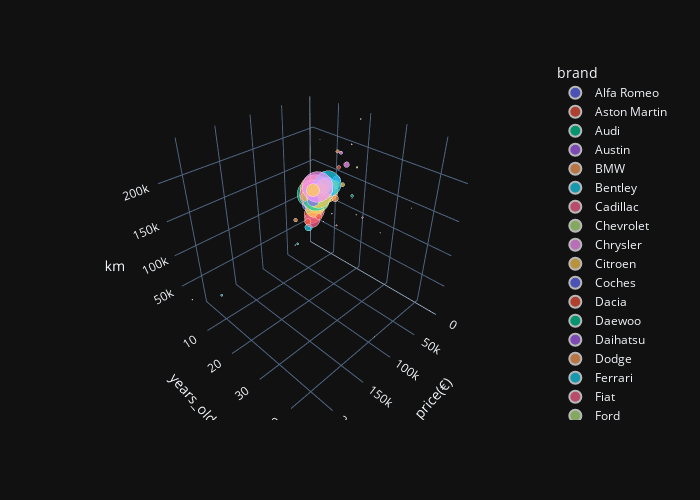

Notebook cell for this chart:
### Code cell
fig = px.scatter_3d(df_brands, x="price(€)", y="years_old", z="km", 
                    color="brand", 
                    size="number_cars",
                    size_max =30,
                    hover_name="brand",
                    hover_data=["percentage_professional", "horse_power"],
                    template="plotly_dark",
                    width=700, height=500
                   ) 
fig.show()

### Figure 1 — Plotly figure (JSON) as saved in the notebook; plotly's stock layout.template omitted (floating-point values rounded to 4 significant figures)
{"data": [{"customdata": [[0.7511, 150]], "hovertemplate": "<b>%{hovertext}</b><br><br>brand=Alfa Romeo<br>price(€)=%{x}<br>years_old=%{y}<br>km=%{z}<br>number_cars=%{marker.size}<br>percentage_professional=%{customdata[0]}<br>horse_power=%{customdata[1]}<extra></extra>", "hovertext": ["Alfa Romeo"], "legendgroup": "Alfa Romeo", "marker": {"color": "#636efa", "size": [225], "sizemode": "area", "sizeref": 4.056, "symbol": "circle"}, "mode": "markers", "name": "Alfa Romeo", "scene": "scene", "showlegend": true, "type": "scatter3d", "x": [4990], "y": [12], "z": [142000]}, {"customdata": [[1, 436]], "hovertemplate": "<b>%{hovertext}</b><br><br>brand=Aston Martin<br>price(€)=%{x}<br>years_old=%{y}<br>km=%{z}<br>number_cars=%{marker.size}<br>percentage_professional=%{customdata[0]}<br>horse_power=%{customdata[1]}<extra></extra>", "hovertext": ["Aston Martin"], "legendgroup": "Aston Martin", "marker": {"color": "#EF553B", "size": [5], "sizemode": "area", "sizeref": 4.056, "symbol": "circle"}, "mode": "markers", "name": "Aston Martin", "scene": "scene", "showlegend": true, "type": "scatter3d", "x": [79990], "y": [11], "z": [64500]}, {"customdata": [[0.829, 150]], "hovertemplate": "<b>%{hovertext}</b><br><br>brand=Audi<br>price(€)=%{x}<br>years_old=%{y}<br>km=%{z}<br>number_cars=%{marker.size}<br>percentage_professional=%{customdata[0]}<br>horse_power=%{customdata[1]}<extra></extra>", "hovertext": ["Audi"], "legendgroup": "Audi", "marker": {"color": "#00cc96", "size": [3222], "sizemode": "area", "sizeref": 4.056, "symbol": "circle"}, "mode": "markers", "name": "Audi", "scene": "scene", "showlegend": true, "type": "scatter3d", "x": [17990], "y": [5], "z": [109519]}, {"customdata": [[1, 30]], "hovertemplate": "<b>%{hovertext}</b><br><br>brand=Austin<br>price(€)=%{x}<br>years_old=%{y}<br>km=%{z}<br>number_cars=%{marker.size}<br>percentage_professional=%{customdata[0]}<br>horse_power=%{customdata[1]}<extra></extra>", "hovertext": ["Austin"], "legendgroup": "Austin", "marker": {"color": "#ab63fa", "size": [1], "sizemode": "area", "sizeref": 4.056, "symbol": "circle"}, "mode": "markers", "name": "Austin", "scene": "scene", "showlegend": true, "type": "scatter3d", "x": [6495], "y": [45], "z": [10000]}, {"customdata": [[0.7977, 177]], "hovertemplate": "<b>%{hovertext}</b><br><br>brand=BMW<br>price(€)=%{x}<br>years_old=%{y}<br>km=%{z}<br>number_cars=%{marker.size}<br>percentage_professional=%{customdata[0]}<br>horse_power=%{customdata[1]}<extra></extra>", "hovertext": ["BMW"], "legendgroup": "BMW", "marker": {"color": "#FFA15A", "size": [3371], "sizemode": "area", "sizeref": 4.056, "symbol": "circle"}, "mode": "markers", "name": "BMW", "scene": "scene", "showlegend": true, "type": "scatter3d", "x": [16800], "y": [6], "z": [119000]}, {"customdata": [[0.7778, 555]], "hovertemplate": "<b>%{hovertext}</b><br><br>brand=Bentley<br>price(€)=%{x}<br>years_old=%{y}<br>km=%{z}<br>number_cars=%{marker.size}<br>percentage_professional=%{customdata[0]}<br>horse_power=%{customdata[1]}<extra></extra>", "hovertext": ["Bentley"], "legendgroup": "Bentley", "marker": {"color": "#19d3f3", "size": [18], "sizemode": "area", "sizeref": 4.056, "symbol": "circle"}, "mode": "markers", "name": "Bentley", "scene": "scene", "showlegend": true, "type": "scatter3d", "x": [73200], "y": [10.5], "z": [61687]}, {"customdata": [[0.9, 218]], "hovertemplate": "<b>%{hovertext}</b><br><br>brand=Cadillac<br>price(€)=%{x}<br>years_old=%{y}<br>km=%{z}<br>number_cars=%{marker.size}<br>percentage_professional=%{customdata[0]}<br>horse_power=%{customdata[1]}<extra></extra>", "hovertext": ["Cadillac"], "legendgroup": "Cadillac", "marker": {"color": "#FF6692", "size": [10], "sizemode": "area", "sizeref": 4.056, "symbol": "circle"}, "mode": "markers", "name": "Cadillac", "scene": "scene", "showlegend": true, "type": "scatter3d", "x": [8500], "y": [22], "z": [104000]}, {"customdata": [[0.7665, 124]], "hovertemplate": "<b>%{hovertext}</b><br><br>brand=Chevrolet<br>price(€)=%{x}<br>years_old=%{y}<br>km=%{z}<br>number_cars=%{marker.size}<br>percentage_professional=%{customdata[0]}<br>horse_power=%{customdata[1]}<extra></extra>", "hovertext": ["Chevrolet"], "legendgroup": "Chevrolet", "marker": {"color": "#B6E880", "size": [197], "sizemode": "area", "sizeref": 4.056, "symbol": "circle"}, "mode": "markers", "name": "Chevrolet", "scene": "scene", "showlegend": true, "type": "scatter3d", "x": [4500], "y": [10], "z": [127705]}, {"customdata": [[0.6917, 150]], "hovertemplate": "<b>%{hovertext}</b><br><br>brand=Chrysler<br>price(€)=%{x}<br>years_old=%{y}<br>km=%{z}<br>number_cars=%{marker.size}<br>percentage_professional=%{customdata[0]}<br>horse_power=%{customdata[1]}<extra></extra>", "hovertext": ["Chrysler"], "legendgroup": "Chrysler", "marker": {"color": "#FF97FF", "size": [120], "sizemode": "area", "sizeref": 4.056, "symbol": "circle"}, "mode": "markers", "name": "Chrysler", "scene": "scene", "showlegend": true, "type": "scatter3d", "x": [3900], "y": [15], "z": [170000]}, {"customdata": [[0.8205, 102]], "hovertemplate": "<b>%{hovertext}</b><br><br>brand=Citroen<br>price(€)=%{x}<br>years_old=%{y}<br>km=%{z}<br>number_cars=%{marker.size}<br>percentage_professional=%{customdata[0]}<br>horse_power=%{customdata[1]}<extra></extra>", "hovertext": ["Citroen"], "legendgroup": "Citroen", "marker": {"color": "#FECB52", "size": [2685], "sizemode": "area", "sizeref": 4.056, "symbol": "circle"}, "mode": "markers", "name": "Citroen", "scene": "scene", "showlegend": true, "type": "scatter3d", "x": [6500], "y": [8], "z": [118000]}, {"customdata": [[1, 115]], "hovertemplate": "<b>%{hovertext}</b><br><br>brand=Coches<br>price(€)=%{x}<br>years_old=%{y}<br>km=%{z}<br>number_cars=%{marker.size}<br>percentage_professional=%{customdata[0]}<br>horse_power=%{customdata[1]}<extra></extra>", "hovertext": ["Coches"], "legendgroup": "Coches", "marker": {"color": "#636efa", "size": [1], "sizemode": "area", "sizeref": 4.056, "symbol": "circle"}, "mode": "markers", "name": "Coches", "scene": "scene", "showlegend": true, "type": "scatter3d", "x": [1100], "y": [17], "z": [120000]}, {"customdata": [[0.9031, 90]], "hovertemplate": "<b>%{hovertext}</b><br><br>brand=Dacia<br>price(€)=%{x}<br>years_old=%{y}<br>km=%{z}<br>number_cars=%{marker.size}<br>percentage_professional=%{customdata[0]}<br>horse_power=%{customdata[1]}<extra></extra>", "hovertext": ["Dacia"], "legendgroup": "Dacia", "marker": {"color": "#EF553B", "size": [289], "sizemode": "area", "sizeref": 4.056, "symbol": "circle"}, "mode": "markers", "name": "Dacia", "scene": "scene", "showlegend": true, "type": "scatter3d", "x": [7990], "y": [4], "z": [67471]}, {"customdata": [[0.625, 84]], "hovertemplate": "<b>%{hovertext}</b><br><br>brand=Daewoo<br>price(€)=%{x}<br>years_old=%{y}<br>km=%{z}<br>number_cars=%{marker.size}<br>percentage_professional=%{customdata[0]}<br>horse_power=%{customdata[1]}<extra></extra>", "hovertext": ["Daewoo"], "legendgroup": "Daewoo", "marker": {"color": "#00cc96", "size": [32], "sizemode": "area", "sizeref": 4.056, "symbol": "circle"}, "mode": "markers", "name": "Daewoo", "scene": "scene", "showlegend": true, "type": "scatter3d", "x": [1270], "y": [17], "z": [125000]}, {"customdata": [[0.5, 89]], "hovertemplate": "<b>%{hovertext}</b><br><br>brand=Daihatsu<br>price(€)=%{x}<br>years_old=%{y}<br>km=%{z}<br>number_cars=%{marker.size}<br>percentage_professional=%{customdata[0]}<br>horse_power=%{customdata[1]}<extra></extra>", "hovertext": ["Daihatsu"], "legendgroup": "Daihatsu", "marker": {"color": "#ab63fa", "size": [2], "sizemode": "area", "sizeref": 4.056, "symbol": "circle"}, "mode": "markers", "name": "Daihatsu", "scene": "scene", "showlegend": true, "type": "scatter3d", "x": [3598.0], "y": [12.5], "z": [136500]}, {"customdata": [[0.7143, 140]], "hovertemplate": "<b>%{hovertext}</b><br><br>brand=Dodge<br>price(€)=%{x}<br>years_old=%{y}<br>km=%{z}<br>number_cars=%{marker.size}<br>percentage_professional=%{customdata[0]}<br>horse_power=%{customdata[1]}<extra></extra>", "hovertext": ["Dodge"], "legendgroup": "Dodge", "marker": {"color": "#FFA15A", "size": [42], "sizemode": "area", "sizeref": 4.056, "symbol": "circle"}, "mode": "markers", "name": "Dodge", "scene": "scene", "showlegend": true, "type": "scatter3d", "x": [4900], "y": [12], "z": [184500]}, {"customdata": [[0.9375, 585]], "hovertemplate": "<b>%{hovertext}</b><br><br>brand=Ferrari<br>price(€)=%{x}<br>years_old=%{y}<br>km=%{z}<br>number_cars=%{marker.size}<br>percentage_professional=%{customdata[0]}<br>horse_power=%{customdata[1]}<extra></extra>", "hovertext": ["Ferrari"], "legendgroup": "Ferrari", "marker": {"color": "#19d3f3", "size": [16], "sizemode": "area", "sizeref": 4.056, "symbol": "circle"}, "mode": "markers", "name": "Ferrari", "scene": "scene", "showlegend": true, "type": "scatter3d", "x": [189725], "y": [6], "z": [24505]}, {"customdata": [[0.8379, 85]], "hovertemplate": "<b>%{hovertext}</b><br><br>brand=Fiat<br>price(€)=%{x}<br>years_old=%{y}<br>km=%{z}<br>number_cars=%{marker.size}<br>percentage_professional=%{customdata[0]}<br>horse_power=%{customdata[1]}<extra></extra>", "hovertext": ["Fiat"], "legendgroup": "Fiat", "marker": {"color": "#FF6692", "size": [944], "sizemode": "area", "sizeref": 4.056, "symbol": "circle"}, "mode": "markers", "name": "Fiat", "scene": "scene", "showlegend": true, "type": "scatter3d", "x": [7400], "y": [5], "z": [74859]}, {"customdata": [[0.8424, 120]], "hovertemplate": "<b>%{hovertext}</b><br><br>brand=Ford<br>price(€)=%{x}<br>years_old=%{y}<br>km=%{z}<br>number_cars=%{marker.size}<br>percentage_professional=%{customdata[0]}<br>horse_power=%{customdata[1]}<extra></extra>", "hovertext": ["Ford"], "legendgroup": "Ford", "marker": {"color": "#B6E880", "size": [2761], "sizemode": "area", "sizeref": 4.056, "symbol": "circle"}, "mode": "markers", "name": "Ford", "scene": "scene", "showlegend": true, "type": "scatter3d", "x": [8880], "y": [5], "z": [95515]}, {"customdata": [[0.5, 117.5]], "hovertemplate": "<b>%{hovertext}</b><br><br>brand=Galloper<br>price(€)=%{x}<br>years_old=%{y}<br>km=%{z}<br>number_cars=%{marker.size}<br>percentage_professional=%{customdata[0]}<br>horse_power=%{customdata[1]}<extra></extra>", "hovertext": ["Galloper"], "legendgroup": "Galloper", "marker": {"color": "#FF97FF", "size": [4], "sizemode": "area", "sizeref": 4.056, "symbol": "circle"}, "mode": "markers", "name": "Galloper", "scene": "scene", "showlegend": true, "type": "scatter3d", "x": [3250.0], "y": [18.5], "z": [237743]}, {"customdata": [[0.7376, 140]], "hovertemplate": "<b>%{hovertext}</b><br><br>brand=Honda<br>price(€)=%{x}<br>years_old=%{y}<br>km=%{z}<br>number_cars=%{marker.size}<br>percentage_professional=%{customdata[0]}<br>horse_power=%{customdata[1]}<extra></extra>", "hovertext": ["Honda"], "legendgroup": "Honda", "marker": {"color": "#FECB52", "size": [282], "sizemode": "area", "sizeref": 4.056, "symbol": "circle"}, "mode": "markers", "name": "Honda", "scene": "scene", "showlegend": true, "type": "scatter3d", "x": [7498.0], "y": [12], "z": [134900]}, {"customdata": [[0.75, 287]], "hovertemplate": "<b>%{hovertext}</b><br><br>brand=Hummer<br>price(€)=%{x}<br>years_old=%{y}<br>km=%{z}<br>number_cars=%{marker.size}<br>percentage_professional=%{customdata[0]}<br>horse_power=%{customdata[1]}<extra></extra>", "hovertext": ["Hummer"], "legendgroup": "Hummer", "marker": {"color": "#636efa", "size": [4], "sizemode": "area", "sizeref": 4.056, "symbol": "circle"}, "mode": "markers", "name": "Hummer", "scene": "scene", "showlegend": true, "type": "scatter3d", "x": [18250.0], "y": [13], "z": [94000]}, {"customdata": [[0.9174, 115]], "hovertemplate": "<b>%{hovertext}</b><br><br>brand=Hyundai<br>price(€)=%{x}<br>years_old=%{y}<br>km=%{z}<br>number_cars=%{marker.size}<br>percentage_professional=%{customdata[0]}<br>horse_power=%{customdata[1]}<extra></extra>", "hovertext": ["Hyundai"], "legendgroup": "Hyundai", "marker": {"color": "#EF553B", "size": [1089], "sizemode": "area", "sizeref": 4.056, "symbol": "circle"}, "mode": "markers", "name": "Hyundai", "scene": "scene", "showlegend": true, "type": "scatter3d", "x": [10800], "y": [4], "z": [67362]}, {"customdata": [[0.9765, 170]], "hovertemplate": "<b>%{hovertext}</b><br><br>brand=Infiniti<br>price(€)=%{x}<br>years_old=%{y}<br>km=%{z}<br>number_cars=%{marker.size}<br>percentage_professional=%{customdata[0]}<br>horse_power=%{customdata[1]}<extra></extra>", "hovertext": ["Infiniti"], "legendgroup": "Infiniti", "marker": {"color": "#00cc96", "size": [85], "sizemode": "area", "sizeref": 4.056, "symbol": "circle"}, "mode": "markers", "name": "Infiniti", "scene": "scene", "showlegend": true, "type": "scatter3d", "x": [17980], "y": [4], "z": [76200]}, {"customdata": [[1, 163]], "hovertemplate": "<b>%{hovertext}</b><br><br>brand=Isuzu<br>price(€)=%{x}<br>years_old=%{y}<br>km=%{z}<br>number_cars=%{marker.size}<br>percentage_professional=%{customdata[0]}<br>horse_power=%{customdata[1]}<extra></extra>", "hovertext": ["Isuzu"], "legendgroup": "Isuzu", "marker": {"color": "#ab63fa", "size": [1], "sizemode": "area", "sizeref": 4.056, "symbol": "circle"}, "mode": "markers", "name": "Isuzu", "scene": "scene", "showlegend": true, "type": "scatter3d", "x": [16819], "y": [8], "z": [198327]}, {"customdata": [[0.8361, 180]], "hovertemplate": "<b>%{hovertext}</b><br><br>brand=Jaguar<br>price(€)=%{x}<br>years_old=%{y}<br>km=%{z}<br>number_cars=%{marker.size}<br>percentage_professional=%{customdata[0]}<br>horse_power=%{customdata[1]}<extra></extra>", "hovertext": ["Jaguar"], "legendgroup": "Jaguar", "marker": {"color": "#FFA15A", "size": [305], "sizemode": "area", "sizeref": 4.056, "symbol": "circle"}, "mode": "markers", "name": "Jaguar", "scene": "scene", "showlegend": true, "type": "scatter3d", "x": [21900], "y": [4], "z": [93397]}, {"customdata": [[0.8447, 140]], "hovertemplate": "<b>%{hovertext}</b><br><br>brand=Jeep<br>price(€)=%{x}<br>years_old=%{y}<br>km=%{z}<br>number_cars=%{marker.size}<br>percentage_professional=%{customdata[0]}<br>horse_power=%{customdata[1]}<extra></extra>", "hovertext": ["Jeep"], "legendgroup": "Jeep", "marker": {"color": "#19d3f3", "size": [206], "sizemode": "area", "sizeref": 4.056, "symbol": "circle"}, "mode": "markers", "name": "Jeep", "scene": "scene", "showlegend": true, "type": "scatter3d", "x": [18763], "y": [4], "z": [47700]}, {"customdata": [[0.9124, 115]], "hovertemplate": "<b>%{hovertext}</b><br><br>brand=Kia<br>price(€)=%{x}<br>years_old=%{y}<br>km=%{z}<br>number_cars=%{marker.size}<br>percentage_professional=%{customdata[0]}<br>horse_power=%{customdata[1]}<extra></extra>", "hovertext": ["Kia"], "legendgroup": "Kia", "marker": {"color": "#FF6692", "size": [913], "sizemode": "area", "sizeref": 4.056, "symbol": "circle"}, "mode": "markers", "name": "Kia", "scene": "scene", "showlegend": true, "type": "scatter3d", "x": [11200], "y": [4], "z": [58581]}, {"customdata": [[0.25, 85]], "hovertemplate": "<b>%{hovertext}</b><br><br>brand=Lada<br>price(€)=%{x}<br>years_old=%{y}<br>km=%{z}<br>number_cars=%{marker.size}<br>percentage_professional=%{customdata[0]}<br>horse_power=%{customdata[1]}<extra></extra>", "hovertext": ["Lada"], "legendgroup": "Lada", "marker": {"color": "#B6E880", "size": [4], "sizemode": "area", "sizeref": 4.056, "symbol": "circle"}, "mode": "markers", "name": "Lada", "scene": "scene", "showlegend": true, "type": "scatter3d", "x": [2650], "y": [19], "z": [99000]}, {"customdata": [[1, 630]], "hovertemplate": "<b>%{hovertext}</b><br><br>brand=Lamborghini<br>price(€)=%{x}<br>years_old=%{y}<br>km=%{z}<br>number_cars=%{marker.size}<br>percentage_professional=%{customdata[0]}<br>horse_power=%{customdata[1]}<extra></extra>", "hovertext": ["Lamborghini"], "legendgroup": "Lamborghini", "marker": {"color": "#FF97FF", "size": [4], "sizemode": "area", "sizeref": 4.056, "symbol": "circle"}, "mode": "markers", "name": "Lamborghini", "scene": "scene", "showlegend": true, "type": "scatter3d", "x": [222500], "y": [2.5], "z": [26500]}, {"customdata": [[0.7353, 115]], "hovertemplate": "<b>%{hovertext}</b><br><br>brand=Lancia<br>price(€)=%{x}<br>years_old=%{y}<br>km=%{z}<br>number_cars=%{marker.size}<br>percentage_professional=%{customdata[0]}<br>horse_power=%{customdata[1]}<extra></extra>", "hovertext": ["Lancia"], "legendgroup": "Lancia", "marker": {"color": "#FECB52", "size": [68], "sizemode": "area", "sizeref": 4.056, "symbol": "circle"}, "mode": "markers", "name": "Lancia", "scene": "scene", "showlegend": true, "type": "scatter3d", "x": [4000], "y": [14], "z": [137500]}, {"customdata": [[0.8901, 160]], "hovertemplate": "<b>%{hovertext}</b><br><br>brand=Land-Rover<br>price(€)=%{x}<br>years_old=%{y}<br>km=%{z}<br>number_cars=%{marker.size}<br>percentage_professional=%{customdata[0]}<br>horse_power=%{customdata[1]}<extra></extra>", "hovertext": ["Land-Rover"], "legendgroup": "Land-Rover", "marker": {"color": "#636efa", "size": [455], "sizemode": "area", "sizeref": 4.056, "symbol": "circle"}, "mode": "markers", "name": "Land-Rover", "scene": "scene", "showlegend": true, "type": "scatter3d", "x": [24900], "y": [5], "z": [93000]}, {"customdata": [[0.8269, 177]], "hovertemplate": "<b>%{hovertext}</b><br><br>brand=Lexus<br>price(€)=%{x}<br>years_old=%{y}<br>km=%{z}<br>number_cars=%{marker.size}<br>percentage_professional=%{customdata[0]}<br>horse_power=%{customdata[1]}<extra></extra>", "hovertext": ["Lexus"], "legendgroup": "Lexus", "marker": {"color": "#EF553B", "size": [52], "sizemode": "area", "sizeref": 4.056, "symbol": "circle"}, "mode": "markers", "name": "Lexus", "scene": "scene", "showlegend": true, "type": "scatter3d", "x": [7250], "y": [13], "z": [163600.0]}, {"customdata": [[1, 172.5]], "hovertemplate": "<b>%{hovertext}</b><br><br>brand=Lotus<br>price(€)=%{x}<br>years_old=%{y}<br>km=%{z}<br>number_cars=%{marker.size}<br>percentage_professional=%{customdata[0]}<br>horse_power=%{customdata[1]}<extra></extra>", "hovertext": ["Lotus"], "legendgroup": "Lotus", "marker": {"color": "#00cc96", "size": [2], "sizemode": "area", "sizeref": 4.056, "symbol": "circle"}, "mode": "markers", "name": "Lotus", "scene": "scene", "showlegend": true, "type": "scatter3d", "x": [40945], "y": [14], "z": [93500]}, {"customdata": [[0.4, 113]], "hovertemplate": "<b>%{hovertext}</b><br><br>brand=MG<br>price(€)=%{x}<br>years_old=%{y}<br>km=%{z}<br>number_cars=%{marker.size}<br>percentage_professional=%{customdata[0]}<br>horse_power=%{customdata[1]}<extra></extra>", "hovertext": ["MG"], "legendgroup": "MG", "marker": {"color": "#ab63fa", "size": [5], "sizemode": "area", "sizeref": 4.056, "symbol": "circle"}, "mode": "markers", "name": "MG", "scene": "scene", "showlegend": true, "type": "scatter3d", "x": [1995], "y": [16], "z": [200000]}, {"customdata": [[0.9273, 275]], "hovertemplate": "<b>%{hovertext}</b><br><br>brand=Maserati<br>price(€)=%{x}<br>years_old=%{y}<br>km=%{z}<br>number_cars=%{marker.size}<br>percentage_professional=%{customdata[0]}<br>horse_power=%{customdata[1]}<extra></extra>", "hovertext": ["Maserati"], "legendgroup": "Maserati", "marker": {"color": "#FFA15A", "size": [55], "sizemode": "area", "sizeref": 4.056, "symbol": "circle"}, "mode": "markers", "name": "Maserati", "scene": "scene", "showlegend": true, "type": "scatter3d", "x": [44990], "y": [4], "z": [73363]}, {"customdata": [[0.8656, 143]], "hovertemplate": "<b>%{hovertext}</b><br><br>brand=Mazda<br>price(€)=%{x}<br>years_old=%{y}<br>km=%{z}<br>number_cars=%{marker.size}<br>percentage_professional=%{customdata[0]}<br>horse_power=%{customdata[1]}<extra></extra>", "hovertext": ["Mazda"], "legendgroup": "Mazda", "marker": {"color": "#19d3f3", "size": [387], "sizemode": "area", "sizeref": 4.056, "symbol": "circle"}, "mode": "markers", "name": "Mazda", "scene": "scene", "showlegend": true, "type": "scatter3d", "x": [12056], "y": [5], "z": [96620]}, {"customdata": [[0.8064, 170]], "hovertemplate": "<b>%{hovertext}</b><br><br>brand=Mercedes-Benz<br>price(€)=%{x}<br>years_old=%{y}<br>km=%{z}<br>number_cars=%{marker.size}<br>percentage_professional=%{customdata[0]}<br>horse_power=%{customdata[1]}<extra></extra>", "hovertext": ["Mercedes-Benz"], "legendgroup": "Mercedes-Benz", "marker": {"color": "#FF6692", "size": [3239], "sizemode": "area", "sizeref": 4.056, "symbol": "circle"}, "mode": "markers", "name": "Mercedes-Benz", "scene": "scene", "showlegend": true, "type": "scatter3d", "x": [17990], "y": [6], "z": [110000]}, {"customdata": [[0.8665, 116]], "hovertemplate": "<b>%{hovertext}</b><br><br>brand=Mini<br>price(€)=%{x}<br>years_old=%{y}<br>km=%{z}<br>number_cars=%{marker.size}<br>percentage_professional=%{customdata[0]}<br>horse_power=%{customdata[1]}<extra></extra>", "hovertext": ["Mini"], "legendgroup": "Mini", "marker": {"color": "#B6E880", "size": [562], "sizemode": "area", "sizeref": 4.056, "symbol": "circle"}, "mode": "markers", "name": "Mini", "scene": "scene", "showlegend": true, "type": "scatter3d", "x": [12790], "y": [6], "z": [87048]}, {"customdata": [[0.7992, 140]], "hovertemplate": "<b>%{hovertext}</b><br><br>brand=Mitsubishi<br>price(€)=%{x}<br>years_old=%{y}<br>km=%{z}<br>number_cars=%{marker.size}<br>percentage_professional=%{customdata[0]}<br>horse_power=%{customdata[1]}<extra></extra>", "hovertext": ["Mitsubishi"], "legendgroup": "Mitsubishi", "marker": {"color": "#FF97FF", "size": [239], "sizemode": "area", "sizeref": 4.056, "symbol": "circle"}, "mode": "markers", "name": "Mitsubishi", "scene": "scene", "showlegend": true, "type": "scatter3d", "x": [9990], "y": [10], "z": [138000]}, {"customdata": [[0.8721, 115]], "hovertemplate": "<b>%{hovertext}</b><br><br>brand=Nissan<br>price(€)=%{x}<br>years_old=%{y}<br>km=%{z}<br>number_cars=%{marker.size}<br>percentage_professional=%{customdata[0]}<br>horse_power=%{customdata[1]}<extra></extra>", "hovertext": ["Nissan"], "legendgroup": "Nissan", "marker": {"color": "#FECB52", "size": [1235], "sizemode": "area", "sizeref": 4.056, "symbol": "circle"}, "mode": "markers", "name": "Nissan", "scene": "scene", "showlegend": true, "type": "scatter3d", "x": [11700], "y": [5], "z": [81637]}, {"customdata": [[0.8081, 120]], "hovertemplate": "<b>%{hovertext}</b><br><br>brand=Opel<br>price(€)=%{x}<br>years_old=%{y}<br>km=%{z}<br>number_cars=%{marker.size}<br>percentage_professional=%{customdata[0]}<br>horse_power=%{customdata[1]}<extra></extra>", "hovertext": ["Opel"], "legendgroup": "Opel", "marker": {"color": "#636efa", "size": [2360], "sizemode": "area", "sizeref": 4.056, "symbol": "circle"}, "mode": "markers", "name": "Opel", "scene": "scene", "showlegend": true, "type": "scatter3d", "x": [6999], "y": [7], "z": [115000]}, {"customdata": [[0.9067, 130]], "hovertemplate": "<b>%{hovertext}</b><br><br>brand=Otros coches<br>price(€)=%{x}<br>years_old=%{y}<br>km=%{z}<br>number_cars=%{marker.size}<br>percentage_professional=%{customdata[0]}<br>horse_power=%{customdata[1]}<extra></extra>", "hovertext": ["Otros coches"], "legendgroup": "Otros coches", "marker": {"color": "#EF553B", "size": [150], "sizemode": "area", "sizeref": 4.056, "symbol": "circle"}, "mode": "markers", "name": "Otros coches", "scene": "scene", "showlegend": true, "type": "scatter3d", "x": [14970.0], "y": [3], "z": [53732]}, {"customdata": [[0.844, 112]], "hovertemplate": "<b>%{hovertext}</b><br><br>brand=Peugeot<br>price(€)=%{x}<br>years_old=%{y}<br>km=%{z}<br>number_cars=%{marker.size}<br>percentage_professional=%{customdata[0]}<br>horse_power=%{customdata[1]}<extra></extra>", "hovertext": ["Peugeot"], "legendgroup": "Peugeot", "marker": {"color": "#00cc96", "size": [2955], "sizemode": "area", "sizeref": 4.056, "symbol": "circle"}, "mode": "markers", "name": "Peugeot", "scene": "scene", "showlegend": true, "type": "scatter3d", "x": [8900], "y": [5], "z": [100600]}, {"customdata": [[1, 187.5]], "hovertemplate": "<b>%{hovertext}</b><br><br>brand=Pontiac<br>price(€)=%{x}<br>years_old=%{y}<br>km=%{z}<br>number_cars=%{marker.size}<br>percentage_professional=%{customdata[0]}<br>horse_power=%{customdata[1]}<extra></extra>", "hovertext": ["Pontiac"], "legendgroup": "Pontiac", "marker": {"color": "#ab63fa", "size": [2], "sizemode": "area", "sizeref": 4.056, "symbol": "circle"}, "mode": "markers", "name": "Pontiac", "scene": "scene", "showlegend": true, "type": "scatter3d", "x": [8494.0], "y": [28], "z": [94000]}, {"customdata": [[0.8725, 320]], "hovertemplate": "<b>%{hovertext}</b><br><br>brand=Porsche<br>price(€)=%{x}<br>years_old=%{y}<br>km=%{z}<br>number_cars=%{marker.size}<br>percentage_professional=%{customdata[0]}<br>horse_power=%{customdata[1]}<extra></extra>", "hovertext": ["Porsche"], "legendgroup": "Porsche", "marker": {"color": "#FFA15A", "size": [353], "sizemode": "area", "sizeref": 4.056, "symbol": "circle"}, "mode": "markers", "name": "Porsche", "scene": "scene", "showlegend": true, "type": "scatter3d", "x": [39700], "y": [7], "z": [118441]}, {"customdata": [[0.8095, 110]], "hovertemplate": "<b>%{hovertext}</b><br><br>brand=Renault<br>price(€)=%{x}<br>years_old=%{y}<br>km=%{z}<br>number_cars=%{marker.size}<br>percentage_professional=%{customdata[0]}<br>horse_power=%{customdata[1]}<extra></extra>", "hovertext": ["Renault"], "legendgroup": "Renault", "marker": {"color": "#19d3f3", "size": [2682], "sizemode": "area", "sizeref": 4.056, "symbol": "circle"}, "mode": "markers", "name": "Renault", "scene": "scene", "showlegend": true, "type": "scatter3d", "x": [5992.0], "y": [9], "z": [130000]}, {"customdata": [[1, 292.5]], "hovertemplate": "<b>%{hovertext}</b><br><br>brand=Rolls-Royce<br>price(€)=%{x}<br>years_old=%{y}<br>km=%{z}<br>number_cars=%{marker.size}<br>percentage_professional=%{customdata[0]}<br>horse_power=%{customdata[1]}<extra></extra>", "hovertext": ["Rolls-Royce"], "legendgroup": "Rolls-Royce", "marker": {"color": "#FF6692", "size": [2], "sizemode": "area", "sizeref": 4.056, "symbol": "circle"}, "mode": "markers", "name": "Rolls-Royce", "scene": "scene", "showlegend": true, "type": "scatter3d", "x": [108000], "y": [42.5], "z": [29500]}, {"customdata": [[0.25, 122.5]], "hovertemplate": "<b>%{hovertext}</b><br><br>brand=Rover<br>price(€)=%{x}<br>years_old=%{y}<br>km=%{z}<br>number_cars=%{marker.size}<br>percentage_professional=%{customdata[0]}<br>horse_power=%{customdata[1]}<extra></extra>", "hovertext": ["Rover"], "legendgroup": "Rover", "marker": {"color": "#B6E880", "size": [12], "sizemode": "area", "sizeref": 4.056, "symbol": "circle"}, "mode": "markers", "name": "Rover", "scene": "scene", "showlegend": true, "type": "scatter3d", "x": [1100], "y": [18], "z": [170500]}, {"customdata": [[0.6818, 150]], "hovertemplate": "<b>%{hovertext}</b><br><br>brand=Saab<br>price(€)=%{x}<br>years_old=%{y}<br>km=%{z}<br>number_cars=%{marker.size}<br>percentage_professional=%{customdata[0]}<br>horse_power=%{customdata[1]}<extra></extra>", "hovertext": ["Saab"], "legendgroup": "Saab", "marker": {"color": "#FF97FF", "size": [44], "sizemode": "area", "sizeref": 4.056, "symbol": "circle"}, "mode": "markers", "name": "Saab", "scene": "scene", "showlegend": true, "type": "scatter3d", "x": [3900], "y": [13], "z": [184000]}, {"customdata": [[0.8058, 110]], "hovertemplate": "<b>%{hovertext}</b><br><br>brand=Seat<br>price(€)=%{x}<br>years_old=%{y}<br>km=%{z}<br>number_cars=%{marker.size}<br>percentage_professional=%{customdata[0]}<br>horse_power=%{customdata[1]}<extra></extra>", "hovertext": ["Seat"], "legendgroup": "Seat", "marker": {"color": "#FECB52", "size": [2415], "sizemode": "area", "sizeref": 4.056, "symbol": "circle"}, "mode": "markers", "name": "Seat", "scene": "scene", "showlegend": true, "type": "scatter3d", "x": [8200], "y": [6], "z": [104680]}, {"customdata": [[0.8552, 110]], "hovertemplate": "<b>%{hovertext}</b><br><br>brand=Skoda<br>price(€)=%{x}<br>years_old=%{y}<br>km=%{z}<br>number_cars=%{marker.size}<br>percentage_professional=%{customdata[0]}<br>horse_power=%{customdata[1]}<extra></extra>", "hovertext": ["Skoda"], "legendgroup": "Skoda", "marker": {"color": "#636efa", "size": [525], "sizemode": "area", "sizeref": 4.056, "symbol": "circle"}, "mode": "markers", "name": "Skoda", "scene": "scene", "showlegend": true, "type": "scatter3d", "x": [8990], "y": [4], "z": [92131]}, {"customdata": [[0.8356, 71]], "hovertemplate": "<b>%{hovertext}</b><br><br>brand=Smart<br>price(€)=%{x}<br>years_old=%{y}<br>km=%{z}<br>number_cars=%{marker.size}<br>percentage_professional=%{customdata[0]}<br>horse_power=%{customdata[1]}<extra></extra>", "hovertext": ["Smart"], "legendgroup": "Smart", "marker": {"color": "#EF553B", "size": [146], "sizemode": "area", "sizeref": 4.056, "symbol": "circle"}, "mode": "markers", "name": "Smart", "scene": "scene", "showlegend": true, "type": "scatter3d", "x": [6838.0], "y": [6], "z": [66500]}, {"customdata": [[0.8841, 165]], "hovertemplate": "<b>%{hovertext}</b><br><br>brand=Ssangyong<br>price(€)=%{x}<br>years_old=%{y}<br>km=%{z}<br>number_cars=%{marker.size}<br>percentage_professional=%{customdata[0]}<br>horse_power=%{customdata[1]}<extra></extra>", "hovertext": ["Ssangyong"], "legendgroup": "Ssangyong", "marker": {"color": "#00cc96", "size": [164], "sizemode": "area", "sizeref": 4.056, "symbol": "circle"}, "mode": "markers", "name": "Ssangyong", "scene": "scene", "showlegend": true, "type": "scatter3d", "x": [7500.0], "y": [10], "z": [120700.0]}, {"customdata": [[0.8246, 150]], "hovertemplate": "<b>%{hovertext}</b><br><br>brand=Subaru<br>price(€)=%{x}<br>years_old=%{y}<br>km=%{z}<br>number_cars=%{marker.size}<br>percentage_professional=%{customdata[0]}<br>horse_power=%{customdata[1]}<extra></extra>", "hovertext": ["Subaru"], "legendgroup": "Subaru", "marker": {"color": "#ab63fa", "size": [57], "sizemode": "area", "sizeref": 4.056, "symbol": "circle"}, "mode": "markers", "name": "Subaru", "scene": "scene", "showlegend": true, "type": "scatter3d", "x": [12900], "y": [7], "z": [130409]}, {"customdata": [[0.7256, 110]], "hovertemplate": "<b>%{hovertext}</b><br><br>brand=Suzuki<br>price(€)=%{x}<br>years_old=%{y}<br>km=%{z}<br>number_cars=%{marker.size}<br>percentage_professional=%{customdata[0]}<br>horse_power=%{customdata[1]}<extra></extra>", "hovertext": ["Suzuki"], "legendgroup": "Suzuki", "marker": {"color": "#FFA15A", "size": [164], "sizemode": "area", "sizeref": 4.056, "symbol": "circle"}, "mode": "markers", "name": "Suzuki", "scene": "scene", "showlegend": true, "type": "scatter3d", "x": [6600], "y": [12], "z": [112076]}, {"customdata": [[1, 80]], "hovertemplate": "<b>%{hovertext}</b><br><br>brand=Talbot<br>price(€)=%{x}<br>years_old=%{y}<br>km=%{z}<br>number_cars=%{marker.size}<br>percentage_professional=%{customdata[0]}<br>horse_power=%{customdata[1]}<extra></extra>", "hovertext": ["Talbot"], "legendgroup": "Talbot", "marker": {"color": "#19d3f3", "size": [1], "sizemode": "area", "sizeref": 4.056, "symbol": "circle"}, "mode": "markers", "name": "Talbot", "scene": "scene", "showlegend": true, "type": "scatter3d", "x": [1250], "y": [35], "z": [145770]}, {"customdata": [[0.5714, 85]], "hovertemplate": "<b>%{hovertext}</b><br><br>brand=Tata<br>price(€)=%{x}<br>years_old=%{y}<br>km=%{z}<br>number_cars=%{marker.size}<br>percentage_professional=%{customdata[0]}<br>horse_power=%{customdata[1]}<extra></extra>", "hovertext": ["Tata"], "legendgroup": "Tata", "marker": {"color": "#FF6692", "size": [7], "sizemode": "area", "sizeref": 4.056, "symbol": "circle"}, "mode": "markers", "name": "Tata", "scene": "scene", "showlegend": true, "type": "scatter3d", "x": [1599], "y": [12], "z": [63000]}, {"customdata": [[0.8552, 116]], "hovertemplate": "<b>%{hovertext}</b><br><br>brand=Toyota<br>price(€)=%{x}<br>years_old=%{y}<br>km=%{z}<br>number_cars=%{marker.size}<br>percentage_professional=%{customdata[0]}<br>horse_power=%{customdata[1]}<extra></extra>", "hovertext": ["Toyota"], "legendgroup": "Toyota", "marker": {"color": "#B6E880", "size": [808], "sizemode": "area", "sizeref": 4.056, "symbol": "circle"}, "mode": "markers", "name": "Toyota", "scene": "scene", "showlegend": true, "type": "scatter3d", "x": [7924.0], "y": [8], "z": [125000]}, {"customdata": [[0.8052, 120]], "hovertemplate": "<b>%{hovertext}</b><br><br>brand=Volkswagen<br>price(€)=%{x}<br>years_old=%{y}<br>km=%{z}<br>number_cars=%{marker.size}<br>percentage_professional=%{customdata[0]}<br>horse_power=%{customdata[1]}<extra></extra>", "hovertext": ["Volkswagen"], "legendgroup": "Volkswagen", "marker": {"color": "#FF97FF", "size": [3650], "sizemode": "area", "sizeref": 4.056, "symbol": "circle"}, "mode": "markers", "name": "Volkswagen", "scene": "scene", "showlegend": true, "type": "scatter3d", "x": [11285], "y": [6], "z": [121000]}, {"customdata": [[0.8781, 150]], "hovertemplate": "<b>%{hovertext}</b><br><br>brand=Volvo<br>price(€)=%{x}<br>years_old=%{y}<br>km=%{z}<br>number_cars=%{marker.size}<br>percentage_professional=%{customdata[0]}<br>horse_power=%{customdata[1]}<extra></extra>", "hovertext": ["Volvo"], "legendgroup": "Volvo", "marker": {"color": "#FECB52", "size": [640], "sizemode": "area", "sizeref": 4.056, "symbol": "circle"}, "mode": "markers", "name": "Volvo", "scene": "scene", "showlegend": true, "type": "scatter3d", "x": [14700], "y": [5], "z": [114450]}], "layout": {"height": 500, "legend": {"itemsizing": "constant", "title": {"text": "brand"}, "tracegroupgap": 0}, "margin": {"t": 60}, "scene": {"aspectmode": "auto", "aspectratio": {"x": 1, "y": 1, "z": 1}, "camera": {"center": {"x": 0, "y": 0, "z": 0}, "eye": {"x": 1.25, "y": 1.25, "z": 1.25}, "projection": {"type": "perspective"}, "up": {"x": 0, "y": 0, "z": 1}}, "domain": {"x": [0, 1], "y": [0, 1]}, "xaxis": {"title": {"text": "price(€)"}, "type": "linear"}, "yaxis": {"title": {"text": "years_old"}, "type": "linear"}, "zaxis": {"title": {"text": "km"}, "type": "linear"}}, "width": 700}}
